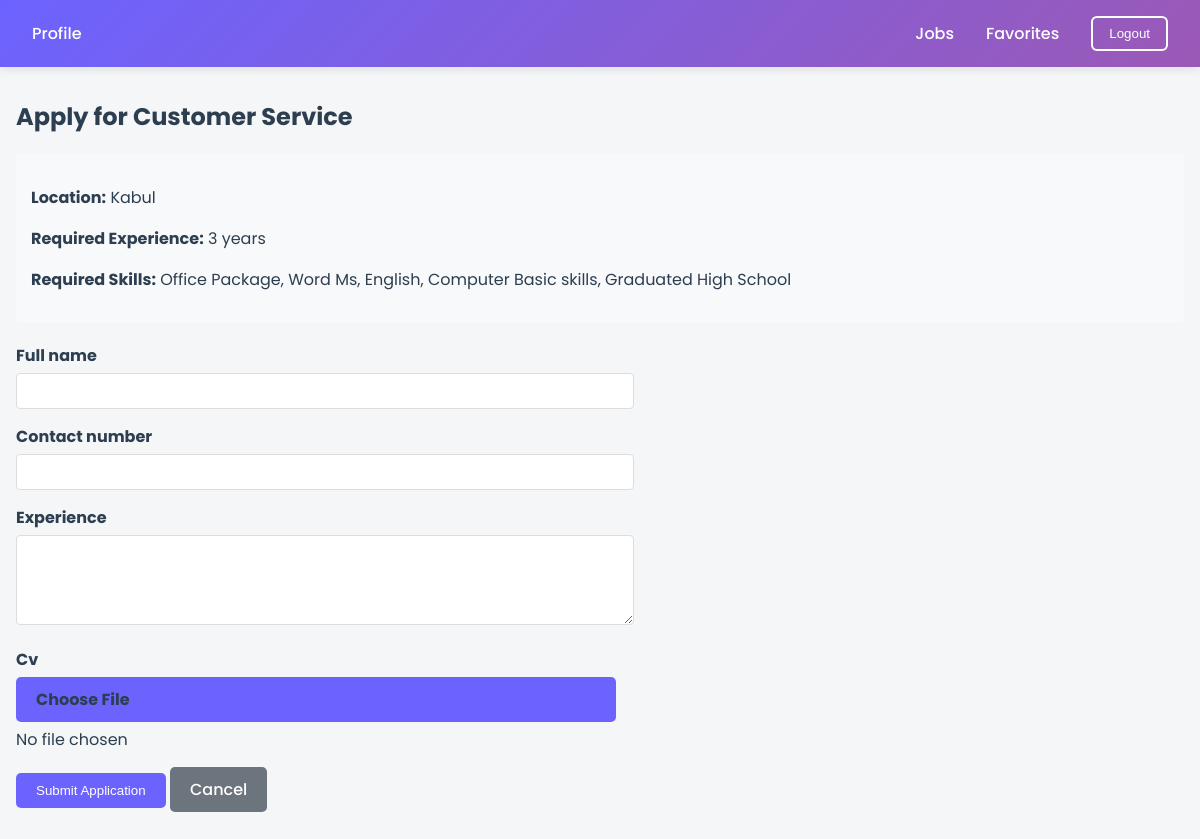
/accounts/jobs/2/apply/ (signed in), run on the app's committed database.
### accounts/models.py (models this page shows, shortened)
class Job(models.Model):
    title = models.CharField(max_length=200)
    description = models.TextField()
    required_skills = models.TextField()
    experience_years = models.IntegerField(default=0)
    location = models.CharField(max_length=100)
    created_at = models.DateTimeField(auto_now_add=True)

### accounts/views.py (the view)
# urls.py: path('jobs/<int:job_id>/apply/', views.apply_job, name='apply_job'),
@login_required
def apply_job(request, job_id):
    job = get_object_or_404(Job, id=job_id)
    if request.method == 'POST':
        form = JobApplicationForm(request.POST, request.FILES)
        if form.is_valid():
            application = form.save(commit=False)
            application.user = request.user
            application.job = job
            application.save()
            messages.success(request, 'Application submitted successfully!')
            return redirect('jobs')
    else:
        form = JobApplicationForm()
    return render(request, 'accounts/apply_job.html', {'form': form, 'job': job})

### accounts/forms.py
class JobApplicationForm(forms.ModelForm):
    class Meta:
        model = JobApplication
        fields = ['full_name', 'contact_number', 'experience', 'cv']
        widgets = {
            'experience': forms.Textarea(attrs={'rows': 4}),
        }

### accounts/templates/accounts/apply_job.html (shortened to what this page needs)
{% extends "accounts/base.html" %}
{% block content %}
    <h2>Apply for {{ job.title }}</h2>
    <div class="job-details">
        <p><strong>Location:</strong> {{ job.location }}</p>
        <p><strong>Required Experience:</strong> {{ job.experience_years }} years</p>
        <p><strong>Required Skills:</strong> {{ job.required_skills }}</p>
    </div>
    <form method="post" enctype="multipart/form-data" class="application-form">
        {% for field in form %}
        <div class="form-group">
            <label>{{ field.label }}</label>
            {% if field.name == 'cv' %}
                <label class="custom-file-upload">
                    Choose File
                </label>
                <span id="file-chosen">No file chosen</span>
            {% else %}
                {{ field }}
            {% endif %}
        </div>
        {% endfor %}
        <button type="submit" class="btn">Submit Application</button>
        <a href="{% url 'jobs' %}" class="btn" style="background-color: #6c757d;">Cancel</a>
    </form>
{% endblock %}

### accounts/templates/accounts/base.html (style rules this page uses)
:root { --primary: #6C63FF; --secondary: #FF6B6B; --success: #2ECC71; --warning: #F1C40F; --dark: #2C3E50; --light: #F8F9FA; --accent: #9B59B6; }
body { font-family: 'Poppins', sans-serif; margin: 0; padding: 0; background-color: #f4f6f8; color: var(--dark); }
.form-group { margin-bottom: 1.5rem; }
.form-group label { display: block; margin-bottom: 0.5rem; color: var(--dark); font-weight: 500; }
.form-group input, .form-group textarea { width: 100%; padding: 0.8rem; border: 1px solid #ddd; border-radius: 8px; font-size: 1rem; transition: border-color 0.3s; }
.btn { text-decoration: none !important; display: inline-block; padding: 10px 20px; border-radius: 8px; cursor: pointer; font-weight: 500; transition: transform 0.2s, box-shadow 0.2s; }

### accounts/templates/accounts/apply_job.html (style rules this page uses)
.job-details { margin-bottom: 20px; padding: 15px; background-color: #f8f9fa; border-radius: 5px; }
.application-form { max-width: 600px; }
.form-group { margin-bottom: 15px; }
.form-group label { display: block; margin-bottom: 5px; font-weight: bold; }
.form-group input, .form-group textarea { width: 100%; padding: 8px; border: 1px solid #ddd; border-radius: 4px; }
.custom-file-upload { display: inline-block; padding: 10px 20px; background: #6C63FF; color: white; border-radius: 5px; cursor: pointer; transition: all 0.3s ease; }
.btn { text-decoration: none; display: inline-block; padding: 10px 20px; border-radius: 5px; transition: all 0.3s ease; border: none; cursor: pointer; }
button.btn { background: #6C63FF; color: white; }
a.btn { background: #8c8c8c; color: white; }

### data on the page
Job: title "Customer Service", location "Kabul", experience_years "3", required_skills "Office Package, Word Ms, English, Computer Basic skills, Graduated High School"

### other printed values
{{ field.label }} "Full name" "Contact number" "Experience" "Cv"
